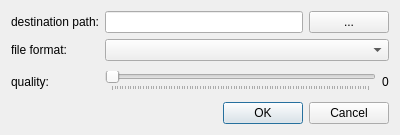
<?xml version="1.0" encoding="UTF-8"?>
<ui version="4.0">
 <class>cExportDialog</class>
 <widget class="QDialog" name="cExportDialog">
  <property name="geometry">
   <rect>
    <x>0</x>
    <y>0</y>
    <width>400</width>
    <height>135</height>
   </rect>
  </property>
  <property name="windowTitle">
   <string>Dialog</string>
  </property>
  <layout class="QGridLayout" name="gridLayout_2">
   <item row="0" column="0">
    <layout class="QGridLayout" name="gridLayout" columnstretch="0,0">
     <item row="2" column="0">
      <widget class="QLabel" name="label_3">
       <property name="text">
        <string>quality:</string>
       </property>
      </widget>
     </item>
     <item row="1" column="0">
      <widget class="QLabel" name="label_2">
       <property name="text">
        <string>file format:</string>
       </property>
       <property name="buddy">
        <cstring>m_lpFileFormat</cstring>
       </property>
      </widget>
     </item>
     <item row="1" column="1">
      <widget class="QComboBox" name="m_lpFileFormat"/>
     </item>
     <item row="0" column="0">
      <widget class="QLabel" name="label">
       <property name="text">
        <string>destination path:</string>
       </property>
       <property name="buddy">
        <cstring>m_lpDestinationPath</cstring>
       </property>
      </widget>
     </item>
     <item row="2" column="1">
      <layout class="QHBoxLayout" name="horizontalLayout_2">
       <item>
        <widget class="QSlider" name="m_lpQuality">
         <property name="orientation">
          <enum>Qt::Horizontal</enum>
         </property>
         <property name="tickPosition">
          <enum>QSlider::TicksBelow</enum>
         </property>
        </widget>
       </item>
       <item>
        <widget class="QLabel" name="m_lpQualityValue">
         <property name="text">
          <string>0</string>
         </property>
         <property name="buddy">
          <cstring>m_lpQuality</cstring>
         </property>
        </widget>
       </item>
      </layout>
     </item>
     <item row="0" column="1">
      <layout class="QHBoxLayout" name="horizontalLayout_3" stretch="0,0">
       <item>
        <widget class="QLineEdit" name="m_lpDestinationPath"/>
       </item>
       <item>
        <widget class="QPushButton" name="m_lpDestinationPathBrowse">
         <property name="text">
          <string>...</string>
         </property>
        </widget>
       </item>
      </layout>
     </item>
    </layout>
   </item>
   <item row="1" column="0">
    <widget class="QDialogButtonBox" name="buttonBox">
     <property name="orientation">
      <enum>Qt::Horizontal</enum>
     </property>
     <property name="standardButtons">
      <set>QDialogButtonBox::Cancel|QDialogButtonBox::Ok</set>
     </property>
    </widget>
   </item>
  </layout>
 </widget>
 <resources/>
 <connections>
  <connection>
   <sender>buttonBox</sender>
   <signal>accepted()</signal>
   <receiver>cExportDialog</receiver>
   <slot>accept()</slot>
   <hints>
    <hint type="sourcelabel">
     <x>227</x>
     <y>117</y>
    </hint>
    <hint type="destinationlabel">
     <x>157</x>
     <y>134</y>
    </hint>
   </hints>
  </connection>
  <connection>
   <sender>buttonBox</sender>
   <signal>rejected()</signal>
   <receiver>cExportDialog</receiver>
   <slot>reject()</slot>
   <hints>
    <hint type="sourcelabel">
     <x>295</x>
     <y>123</y>
    </hint>
    <hint type="destinationlabel">
     <x>286</x>
     <y>134</y>
    </hint>
   </hints>
  </connection>
 </connections>
</ui>
